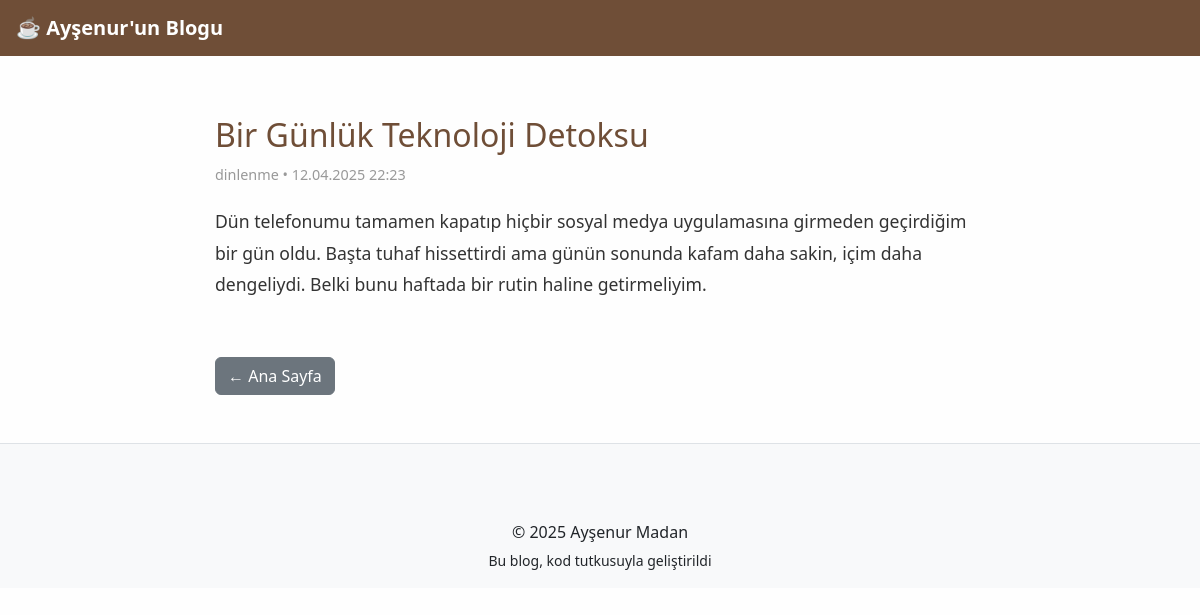
The page /post.php?slug=bir-günlük-teknoloji-detoksu on the database its author committed.
### tables this page shows
CREATE TABLE `posts` (
  `id` int(11) NOT NULL,
  `title` varchar(255) NOT NULL,
  `slug` varchar(255) NOT NULL,
  `summary` text DEFAULT NULL,
  `content` text DEFAULT NULL,
  `cover_image` varchar(255) DEFAULT NULL,
  `category_id` int(11) DEFAULT NULL,
  `created_at` datetime DEFAULT current_timestamp(),
  `status` enum('draft','published') DEFAULT 'draft'
);

CREATE TABLE `categories` (
  `id` int(11) NOT NULL,
  `name` varchar(100) NOT NULL,
  `slug` varchar(100) NOT NULL,
  `created_at` datetime DEFAULT current_timestamp()
);

### post.php (the view, shortened to what this page needs)
<?php
require_once 'config.php';
$slug = $_GET['slug'] ?? null;
$veri = $pdo->prepare("SELECT posts.*, categories.name AS category_name
                       FROM posts
                       LEFT JOIN categories ON posts.category_id = categories.id
                       WHERE posts.slug = ? AND posts.status = 'published'");
$veri->execute([$slug]);
$yazi = $veri->fetch();
?>
<!DOCTYPE html>
<html lang="tr">
<head>
    <link href="https://cdn.jsdelivr.net/npm/bootstrap@5.3.2/dist/css/bootstrap.min.css" rel="stylesheet">
</head>
<body>
<nav class="navbar px-3">
    <a class="navbar-brand" href="index.php">☕ Ayşenur'un Blogu</a>
</nav>
<div class="container">
    <h1 class="post-title"><?= htmlspecialchars($yazi['title']) ?></h1>
    <div class="post-meta">
        <?= htmlspecialchars($yazi['category_name']) ?> • <?= date('d.m.Y H:i', strtotime($yazi['created_at'])) ?>
    </div>
    <div class="post-content">
        <?= $yazi['content'] ?>
    </div>
    <a href="index.php" class="btn btn-secondary geri-btn">← Ana Sayfa</a>
</div>
<footer class="footer mt-5 py-3 text-center bg-light border-top">
    <div class="container">
        <p class="mb-1">© <?= date('Y') ?> Ayşenur Madan</p>
        <small>Bu blog, kod tutkusuyla geliştirildi</small>
    </div>
</footer>
</body>
</html>

### post.php (style rules this page uses)
body { background-color: #fefefe; font-family: 'Segoe UI', sans-serif; }
.navbar { background-color: #6f4e37; }
.navbar-brand { color: white; font-weight: bold; }
.container { max-width: 800px; margin-top: 60px; padding: 0 15px; }
.post-title { color: #6f4e37; font-size: 2rem; margin-bottom: 10px; }
.post-meta { color: #999; font-size: 0.9rem; margin-bottom: 20px; }
.post-content { font-size: 1.1rem; line-height: 1.8; color: #333; }
.geri-btn { margin-top: 40px; }

### rows shown on the page
posts: title "Bir Günlük Teknoloji Detoksu", category.name "dinlenme", created_at "12.04.2025 22:23", content "Dün telefonumu tamamen kapatıp hiçbir sosyal medya uygulamasına girmeden geçirdiğim bir gün oldu. Başta tuhaf hissettirdi ama günün sonunda kafam daha sakin, içim daha dengeliydi. Belki bunu haftada bir rutin haline getirmeliyim."
